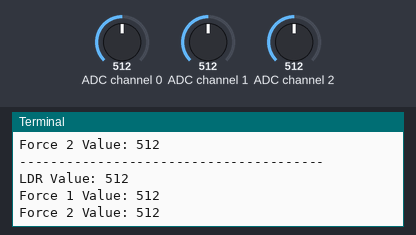
The program below on a simulated Raspberry Pi (BCM pin numbers). Parts: the last lines printed to the terminal. The test bench sets the inputs (shaded band); at power-on: ADC channel 0 = 512, ADC channel 1 = 512, ADC channel 2 = 512 (analog values on the 0–1023 scale).

Above: at 1.2 s.
1.3 s: ADC channel 0 set to 716
At 1.9 s:
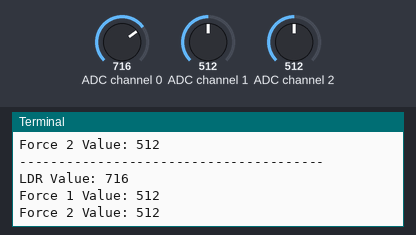
2.8 s: ADC channel 1 set to 716
At 3.3 s:
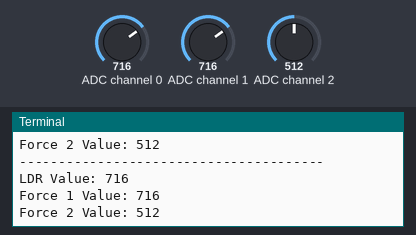
4.3 s: ADC channel 2 set to 716
At 4.9 s:
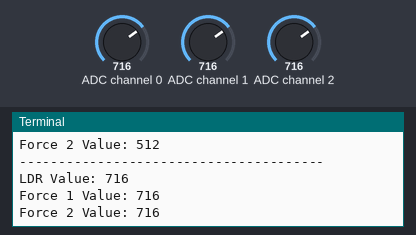
5.8 s: ADC channel 0 set to 900
At 6.4 s:
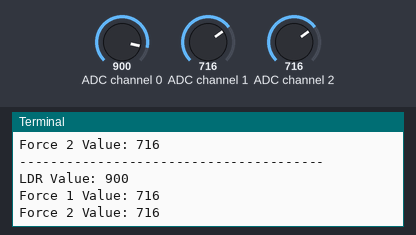
7.3 s: ADC channel 1 set to 900
At 7.9 s:
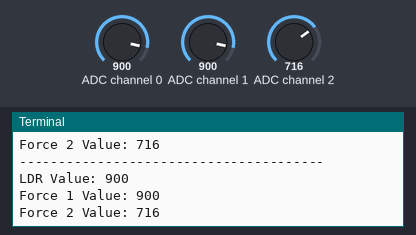
8.8 s: ADC channel 2 set to 900
At 9.4 s:
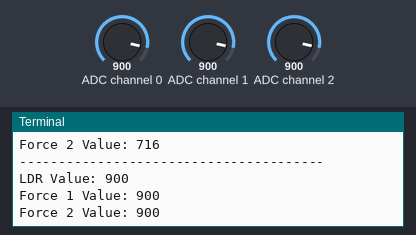
Timing chart, 0 to 11.3 s (numbered marks = the images above; inputs shaded):
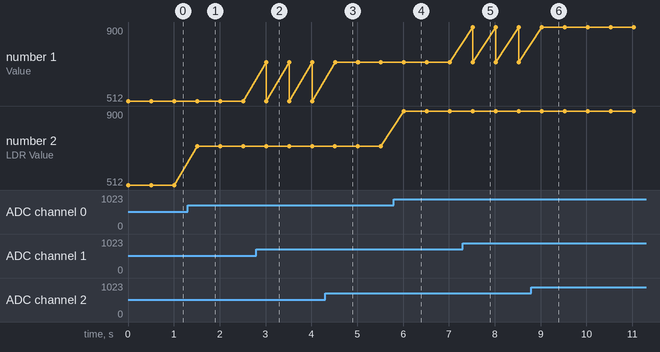

Measured:
- after the input at 1.3 s, the terminal: prints a new line after 0.21 s (image 1)
- after the input at 2.8 s, the terminal: prints a new line after 0.21 s (image 2)
- after the input at 4.3 s, the terminal: prints a new line after 0.22 s (image 3)
- after the input at 5.8 s, the terminal: prints a new line after 0.22 s (image 4)
- after the input at 7.3 s, the terminal: prints a new line after 0.22 s (image 5)
- after the input at 8.8 s, the terminal: prints a new line after 0.23 s (image 6)
- plotted number 2: 512 → 716 after the input at 1.3 s, 716 → 900 after the input at 5.8 s

The program:

adc-gpiozero.py
```python
#!/usr/bin/python

from gpiozero import MCP3008
import time

#Define Variables
delay = 0.5
ldr_channel = MCP3008(0)
force1_channel = MCP3008(1)
force2_channel = MCP3008(2)

while True:
    ldr_value = ldr_channel.raw_value
    force1_value = force1_channel.raw_value
    force2_value = force2_channel.raw_value
    print "---------------------------------------"
    print("LDR Value: %d" % ldr_value)
    print("Force 1 Value: %d" % force1_value)
    print("Force 2 Value: %d" % force2_value)
    time.sleep(delay)
```
